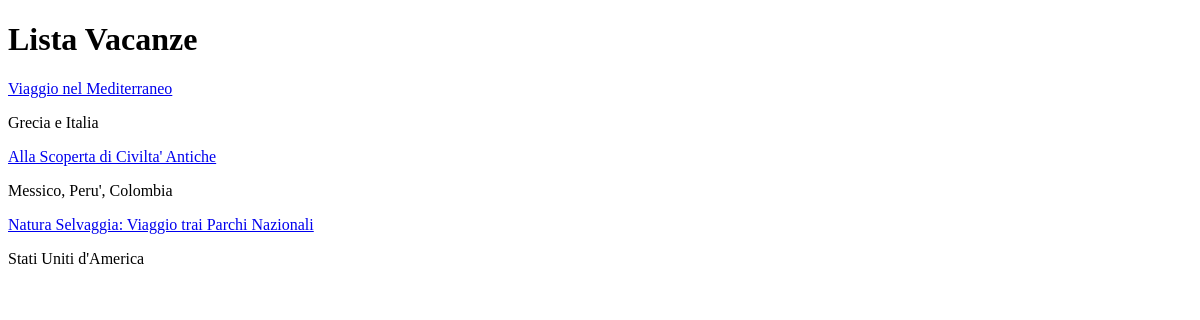
/vacation/vacationlist/, run on an earlier commit of the app's database.
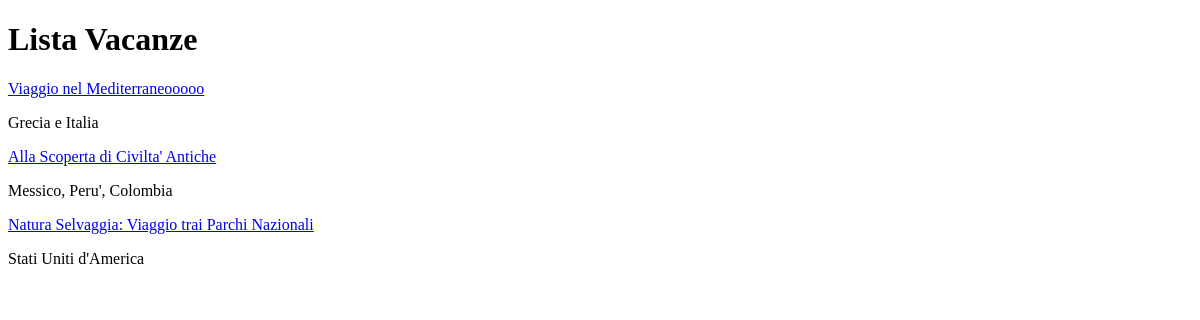
And on a later commit of the database.
### vacation/models.py (models this page shows)
class Vacation(models.Model):
    title = models.CharField(max_length=200)
    place = models.CharField(max_length=200)
    duration = models.CharField(max_length=200)
    price = models.CharField(max_length=200)
    type = models.CharField(max_length=200)
    likes = models.IntegerField(default=0)
    season = models.CharField(max_length=200)

### vacation/views.py (the view)
# urls.py: path("vacationlist/", VacationListView.as_view(), name="vacationlist"),
class VacationListView(ListView):
    model = Vacation
    template_name = "vacation/vacationlist.html"

### vacation/templates/vacation/vacationlist.html (shortened to what this page needs)
{% extends "base.html" %}
{% block content %}
    <h1>Lista Vacanze</h1>
    {% if object_list.count > 0 %}
        {% for v in object_list %}
            <div class="card">
                <a href="{% url 'vacation:detailvacation' v.pk %}">{{v.title}}</a>
                <p>{{v.place}}</p>
            </div>
        {% endfor %}
    {% else %}
        <p>Non ci sono proposte!</p>
    {% endif %}
{% endblock %}

What changed in the data, as far as the page shows it:
changed Vacation "Grecia e Italia": title "Viaggio nel Mediterraneo" → "Viaggio nel Mediterraneooooo"
